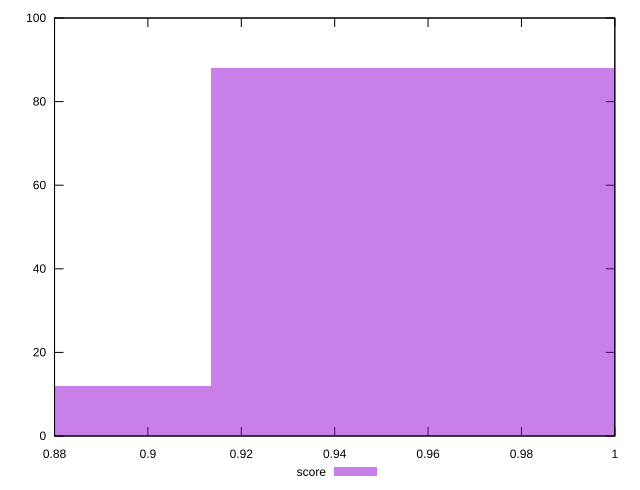

Source code (gnuplot):
reset

$score <<EOF
0.9571122017376852 88
0.8701020015797138 12
EOF

set key outside below
set boxwidth 0.08701020015797138
set xrange [0.88:1]
set yrange [0:100]
set trange [0:100]
set style fill transparent solid 0.5 noborder
set terminal svg size 640, 490 enhanced background rgb 'white'
set output "report_00019_2021-02-10T18-14-37.922Z//unminified-css/samples/pages+cached/score/histogram.svg"

plot $score title "score" with boxes

reset
